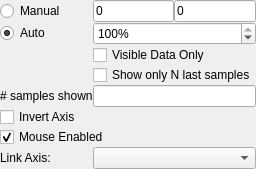
<?xml version="1.0" encoding="UTF-8"?>
<ui version="4.0">
 <class>Form</class>
 <widget class="QWidget" name="Form">
  <property name="geometry">
   <rect>
    <x>0</x>
    <y>0</y>
    <width>200</width>
    <height>157</height>
   </rect>
  </property>
  <property name="maximumSize">
   <size>
    <width>200</width>
    <height>16777215</height>
   </size>
  </property>
  <property name="windowTitle">
   <string>Form</string>
  </property>
  <layout class="QGridLayout" name="gridLayout">
   <property name="margin">
    <number>0</number>
   </property>
   <property name="spacing">
    <number>0</number>
   </property>
   <item row="8" column="0" colspan="2">
    <widget class="QLabel" name="label">
     <property name="text">
      <string>Link Axis:</string>
     </property>
    </widget>
   </item>
   <item row="8" column="2" colspan="2">
    <widget class="QComboBox" name="linkCombo">
     <property name="toolTip">
      <string>&lt;html&gt;&lt;head/&gt;&lt;body&gt;&lt;p&gt;Links this axis with another view. When linked, both views will display the same data range.&lt;/p&gt;&lt;/body&gt;&lt;/html&gt;</string>
     </property>
     <property name="sizeAdjustPolicy">
      <enum>QComboBox::AdjustToContents</enum>
     </property>
    </widget>
   </item>
   <item row="2" column="2" colspan="2">
    <widget class="QSpinBox" name="autoPercentSpin">
     <property name="enabled">
      <bool>true</bool>
     </property>
     <property name="toolTip">
      <string>&lt;html&gt;&lt;head/&gt;&lt;body&gt;&lt;p&gt;Percent of data to be visible when auto-scaling. It may be useful to decrease this value for data with spiky noise.&lt;/p&gt;&lt;/body&gt;&lt;/html&gt;</string>
     </property>
     <property name="suffix">
      <string>%</string>
     </property>
     <property name="minimum">
      <number>1</number>
     </property>
     <property name="maximum">
      <number>100</number>
     </property>
     <property name="singleStep">
      <number>1</number>
     </property>
     <property name="value">
      <number>100</number>
     </property>
    </widget>
   </item>
   <item row="2" column="0" colspan="2">
    <widget class="QRadioButton" name="autoRadio">
     <property name="toolTip">
      <string>&lt;html&gt;&lt;head/&gt;&lt;body&gt;&lt;p&gt;Automatically resize this axis whenever the displayed data is changed.&lt;/p&gt;&lt;/body&gt;&lt;/html&gt;</string>
     </property>
     <property name="text">
      <string>Auto</string>
     </property>
     <property name="checked">
      <bool>true</bool>
     </property>
    </widget>
   </item>
   <item row="1" column="0" colspan="2">
    <widget class="QRadioButton" name="manualRadio">
     <property name="toolTip">
      <string>&lt;html&gt;&lt;head/&gt;&lt;body&gt;&lt;p&gt;Set the range for this axis manually. This disables automatic scaling. &lt;/p&gt;&lt;/body&gt;&lt;/html&gt;</string>
     </property>
     <property name="text">
      <string>Manual</string>
     </property>
    </widget>
   </item>
   <item row="1" column="2">
    <widget class="QLineEdit" name="minText">
     <property name="toolTip">
      <string>&lt;html&gt;&lt;head/&gt;&lt;body&gt;&lt;p&gt;Minimum value to display for this axis.&lt;/p&gt;&lt;/body&gt;&lt;/html&gt;</string>
     </property>
     <property name="text">
      <string>0</string>
     </property>
    </widget>
   </item>
   <item row="1" column="3">
    <widget class="QLineEdit" name="maxText">
     <property name="toolTip">
      <string>&lt;html&gt;&lt;head/&gt;&lt;body&gt;&lt;p&gt;Maximum value to display for this axis.&lt;/p&gt;&lt;/body&gt;&lt;/html&gt;</string>
     </property>
     <property name="text">
      <string>0</string>
     </property>
    </widget>
   </item>
   <item row="6" column="0" colspan="4">
    <widget class="QCheckBox" name="invertCheck">
     <property name="toolTip">
      <string>&lt;html&gt;&lt;head/&gt;&lt;body&gt;&lt;p&gt;Inverts the display of this axis. (+y points downward instead of upward)&lt;/p&gt;&lt;/body&gt;&lt;/html&gt;</string>
     </property>
     <property name="text">
      <string>Invert Axis</string>
     </property>
    </widget>
   </item>
   <item row="7" column="0" colspan="4">
    <widget class="QCheckBox" name="mouseCheck">
     <property name="toolTip">
      <string>&lt;html&gt;&lt;head/&gt;&lt;body&gt;&lt;p&gt;Enables mouse interaction (panning, scaling) for this axis.&lt;/p&gt;&lt;/body&gt;&lt;/html&gt;</string>
     </property>
     <property name="text">
      <string>Mouse Enabled</string>
     </property>
     <property name="checked">
      <bool>true</bool>
     </property>
    </widget>
   </item>
   <item row="3" column="2" colspan="2">
    <widget class="QCheckBox" name="visibleOnlyCheck">
     <property name="toolTip">
      <string>&lt;html&gt;&lt;head/&gt;&lt;body&gt;&lt;p&gt;When checked, the axis will only auto-scale to data that is visible along the orthogonal axis.&lt;/p&gt;&lt;/body&gt;&lt;/html&gt;</string>
     </property>
     <property name="text">
      <string>Visible Data Only</string>
     </property>
    </widget>
   </item>
   <item row="4" column="2" colspan="2">
    <widget class="QCheckBox" name="autoPanCheck">
     <property name="toolTip">
      <string>&lt;html&gt;&lt;head/&gt;&lt;body&gt;&lt;p&gt;When checked, only the latest number of samples indicated in '# samples' will be visible in the plot.&lt;/p&gt;&lt;/body&gt;&lt;/html&gt;</string>
     </property>
     <property name="text">
      <string>Show only N last samples</string>
     </property>
    </widget>
   </item>
    <item row="5" column="2" colspan="2">
    <widget class="QLineEdit" name="windowsizeText">
     <property name="toolTip">
      <string>&lt;html&gt;&lt;head/&gt;&lt;body&gt;&lt;p&gt;Number of last samples that are visible on the x-axis.&lt;/p&gt;&lt;/body&gt;&lt;/html&gt;</string>
     </property>
    </widget>
   </item>
   <item row="5" column="1">
    <widget class="QLabel" name="label2">
     <property name="text">
      <string># samples shown</string>
     </property>
    </widget>
   </item>
  </layout>
 </widget>
 <resources/>
 <connections/>
</ui>
